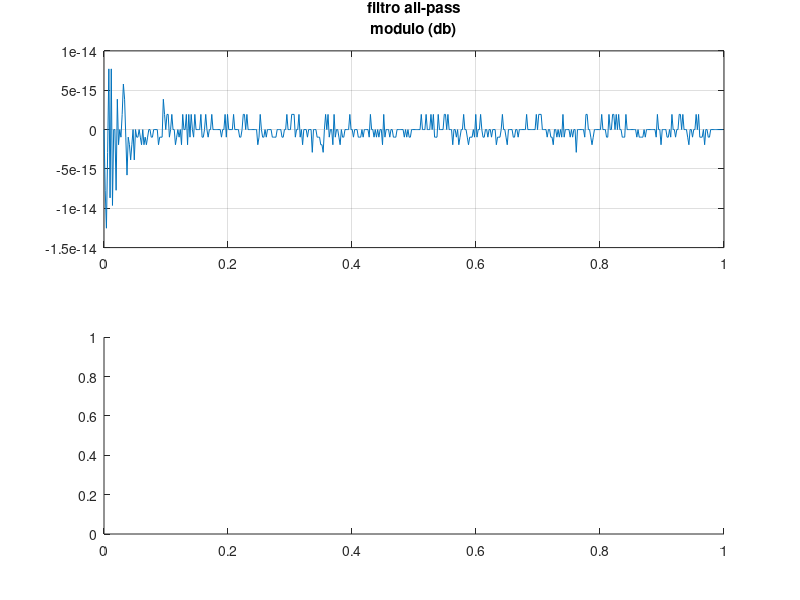

The MATLAB script that drew this image: (Note: this script raises an error after producing the figure.)
%prova filtro all-pass
clear all 
close all

index =0.001: 0.1 : 0.5;

%FILTRO ALL PASS al variare del rapporto 
%r = fc/fs; fc -> ]0,fs/2[ 
%quindi r -> ]0,0.5[
figure;        
for r=0.01: 0.08 : 0.5
    

alpha = (tan(pi*r) - 1) / (tan(pi*r) + 1);    
b = [alpha,1];
a = [1,alpha];

    
[h1,w1]  = freqz(b,a);  %modulo (h1 = num complesso)
[phi,w2] = phasez(b,a); %fase

%disegno grafico
subplot(2,1,1);
plot(w1/pi,20*log10(abs(h1)));grid on;hold on
title({'filtro all-pass';'modulo (db)'})
subplot(2,1,2);
plot(w2/pi,radtodeg(phi));grid on;hold on
title('fase (deg)')

end


k=0.5;
figure;
for r=0.01: 0.08 : 0.5
%r = 0.25;
%for k=0.01: 0.2 : 1   

alpha = (tan(pi*r) - 1) / (tan(pi*r) + 1);    
b1 = [(2+k+k*alpha),(2*alpha+k+k*alpha)];
a1 = [2,(2*alpha)];

    
[h1,w1]  = freqz(b1,a1);  %modulo (h1 = num complesso)
[phi,w2] = phasez(b1,a1); %fase

%disegno grafico
subplot(2,1,1);
plot(w1/pi,20*log10(abs(h1)));grid on;hold on
title({'funzione 1 somma';'modulo (db)'})
subplot(2,1,2);
plot(w2/pi,radtodeg(phi));grid on;hold on
title('fase (deg)')

end

figure;
for r=0.01: 0.08 : 0.5
    

alpha = (tan(pi*r) - 1) / (tan(pi*r) + 1);    
b1 = [(2+k*alpha-k),(2*alpha+k-k*alpha)];
a1 = [2,(2*alpha)];

    
[h1,w1]  = freqz(b1,a1);  %modulo (h1 = num complesso)
[phi,w2] = phasez(b1,a1); %fase

%disegno grafico
subplot(2,1,1);
plot(w1/pi,20*log10(abs(h1)));grid on;hold on
title({'funzione 1 differenza';'modulo (db)'})
subplot(2,1,2);
plot(w2/pi,radtodeg(phi));grid on;hold on
title('fase (deg)')

end